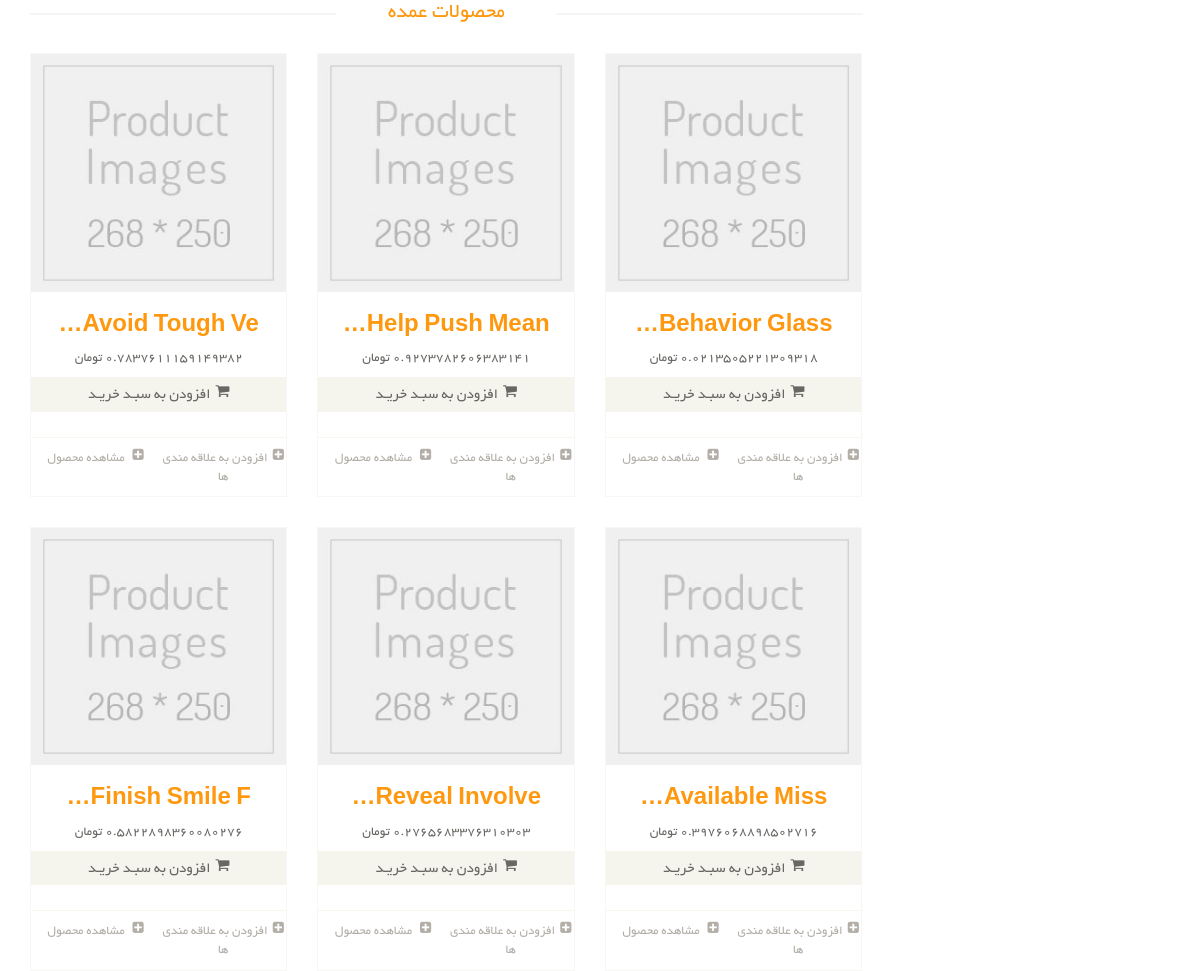
Before: /product/ (upper part) with the older database file.
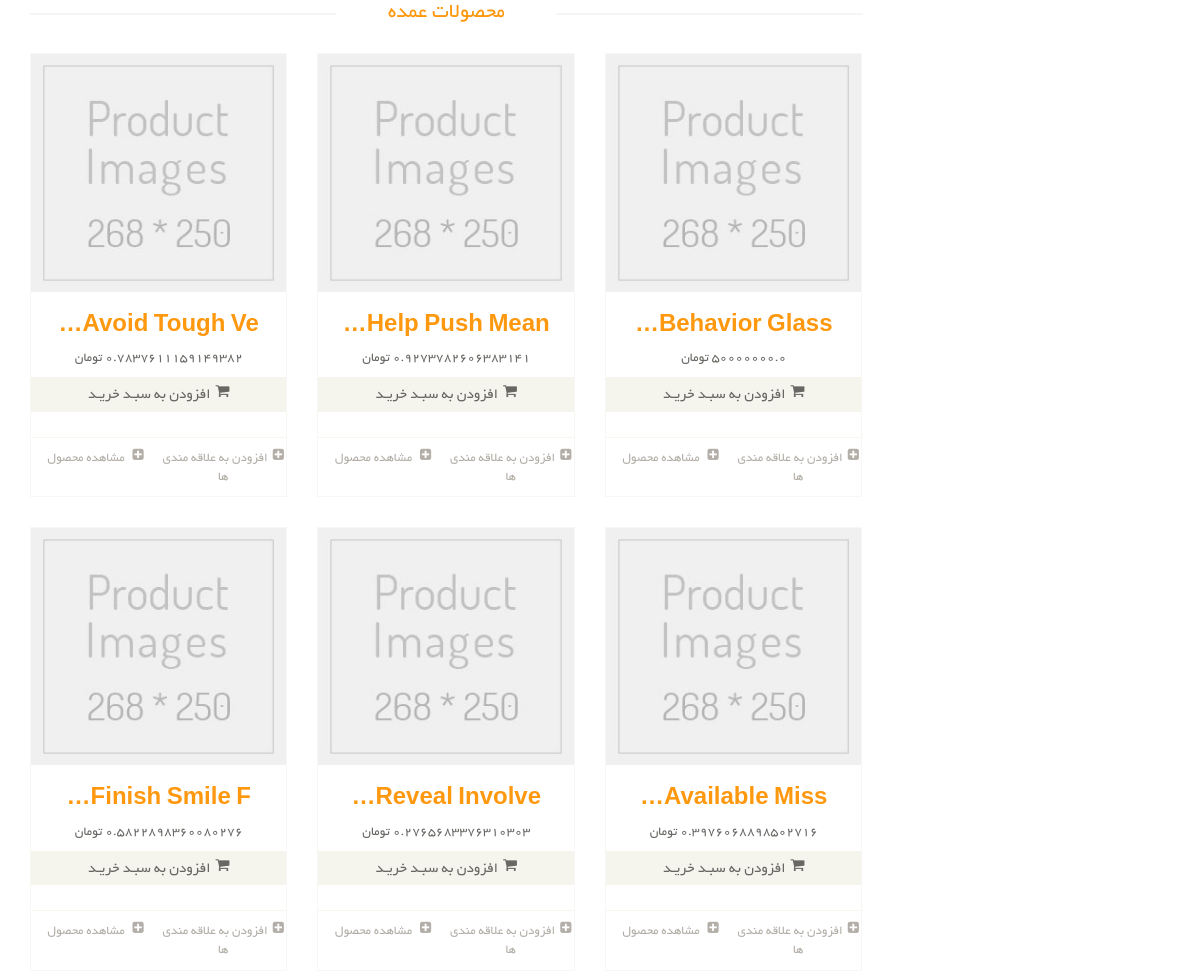
After: the same page with the newer database file.
### Eshop_Product/models.py (models this page shows, shortened)
class Product(models.Model):
    name = models.CharField(max_length=100, db_index=True, verbose_name='نام')
    price = models.FloatField(verbose_name='قیمت')
    rating = models.IntegerField(validators=[MinValueValidator(0), MaxValueValidator(5)], verbose_name='ریت ها')
    description = models.TextField(db_index=True, verbose_name='توضیحات اصلی')
    short_description = models.TextField(db_index=True, verbose_name='توضیحات کوتاه')
    slug = models.SlugField(db_index=True, unique=True, blank=True, verbose_name='عنوان در url')
    is_active = models.BooleanField(default=True, verbose_name="فعال")
    category = models.ManyToManyField(ProductCategory, db_index=True, related_name='Products', verbose_name='کتگوری ها',
                                      blank=True, null=True)
    product_tags = models.ManyToManyField(ProductTag, related_name='Tags', verbose_name='تگ های محصول', blank=True,
                                          null=True)
    is_delete = models.BooleanField(default=False, verbose_name="حذف کردن")
    brand = models.ForeignKey(ProductBrand, null=True, blank=True, verbose_name='برند', on_delete=models.CASCADE)
    image = models.ImageField(upload_to='image/product/', null=True, blank=True, verbose_name='تصویر محصول')
    class Meta:
        verbose_name = 'محصول'
        verbose_name_plural = 'محصولات'
        unique_together = (('slug', 'id', 'is_active', 'is_delete'),)

### Eshop_Product/views.py (the view)
# urls.py: path('', Product_List.as_view(), name='product_list_page'),
class Product_List(ListView):
    template_name = 'Eshop_Product/Product_List.html'
    model = Product
    context_object_name = 'Products_List'
    paginate_by = 18
    def get_context_data(self, *, object_list=None, **kwargs):
        context = super().get_context_data()
        context['S_Price'] = self.request.GET.get('S_Price') or 0
        context['E_Price'] = self.request.GET.get('E_Price') or 10000000000
        return context
    def get_queryset(self):
        query = super().get_queryset()
        brand = self.kwargs.get('brand')
        category = self.kwargs.get('category')
        if self.request.GET.get('price'):
            price: str = str(self.request.GET.get('price'))
        else:
            price: str = '0,100000000'
        S_Price = price.split(',')[0]
        product = Product.objects.filter(is_delete=False, is_active=True).order_by('-price').first()
        E_Price = price.split(',')[1]
        if brand is not None:
            query = Product.objects.filter(is_active=True, is_delete=False, brand__slug__iexact=brand).order_by(
                'id').all()
        elif category is not None:
            query = Product.objects.filter(is_active=True, is_delete=False, category__slug__iexact=category, ).order_by(
                'id').all()
        elif S_Price is not None:
            query = Product.objects.filter(is_active=True, is_delete=False, price__gte=S_Price)
        elif E_Price is not None:
            query = Product.objects.filter(is_active=True, is_delete=False, price__lte=E_Price)
        else:
            query = Product.objects.filter(is_active=True, is_delete=False).order_by('id').all()
        return query

### templates/Eshop_Product/Product_List.html (shortened to what this page needs)
{% extends 'Base/Base.html' %}
{% load render_partial %}
{% block content %}
    <section>
        <div class="container">
            <div class="row">
                    <div class="col-sm-9 padding-right">
                                    {% if Products_List %}
                        <div class="features_items">
                            <h2 class="title text-center">محصولات عمده</h2>
                            {% for Product in Products_List %}
                                {% include 'Eshop_Product/includes/Product_Item_partial.html' with Product=Product %}
                            {% endfor %}
                            <div class="clearfix"></div>
                        </div>
                    {% else %}
                    <div class="alert alert-warning">
                    <p>
                        هیچ محصولی یافت نشد
                    </p>
                    </div>
                {% endif %}
</div>
            </div>
        </div>
    </section>
{% endblock %}

### templates/Eshop_Product/includes/Product_Item_partial.html (shortened to what this page needs)
{% load thumbnail %}
<div class="col-sm-4">
    <div class="product-image-wrapper">
        <div class="single-products">
            <div class="productinfo text-center">
                    <img src="../static/images/shop/product.jpg" alt=""/>
                <h2> {{ Product.name|truncatechars:15|title }}</h2>
                <p>{{ Product.price|truncatechars:30 }} تومان </p>
                <a href="#" class="btn btn-default add-to-cart"><i class="fa fa-shopping-cart"></i>افزودن به سبـد خریـد</a>
            </div>
            <div class="product-overlay">
                <div class="overlay-content">
                </div>
            </div>
        </div>
        <div class="choose">
            <ul class="nav nav-pills nav-justified">
                <li><a href=""><i class="fa fa-plus-square"></i>افزودن به علاقه مندی ها</a></li>
                <li><a href="{% url 'product_detail_page' Product.id %}"><i class="fa fa-plus-square"></i> مشاهده محصول</a>
                </li>
            </ul>
        </div>
    </div>
</div>

Changed rows visible on the page:
changed Product "Behavior Glass…": price "0.0213505221309318" → "50000000.0"
